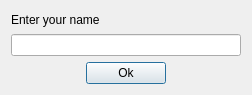
<?xml version="1.0" encoding="UTF-8"?>
<ui version="4.0">
 <class>Records</class>
 <widget class="QDialog" name="Records">
  <property name="geometry">
   <rect>
    <x>0</x>
    <y>0</y>
    <width>252</width>
    <height>95</height>
   </rect>
  </property>
  <property name="windowTitle">
   <string>Dialog</string>
  </property>
  <layout class="QGridLayout" name="gridLayout">
   <item row="2" column="0" alignment="Qt::AlignHCenter">
    <widget class="QPushButton" name="pushButton">
     <property name="sizePolicy">
      <sizepolicy hsizetype="Fixed" vsizetype="Maximum">
       <horstretch>0</horstretch>
       <verstretch>0</verstretch>
      </sizepolicy>
     </property>
     <property name="minimumSize">
      <size>
       <width>10</width>
       <height>10</height>
      </size>
     </property>
     <property name="layoutDirection">
      <enum>Qt::LeftToRight</enum>
     </property>
     <property name="text">
      <string>Ok</string>
     </property>
    </widget>
   </item>
   <item row="1" column="0">
    <widget class="QLineEdit" name="lineEdit">
     <property name="text">
      <string/>
     </property>
    </widget>
   </item>
   <item row="0" column="0">
    <widget class="QLabel" name="label">
     <property name="text">
      <string>Enter your name</string>
     </property>
    </widget>
   </item>
  </layout>
 </widget>
 <resources/>
 <connections>
  <connection>
   <sender>pushButton</sender>
   <signal>clicked()</signal>
   <receiver>Records</receiver>
   <slot>accept()</slot>
   <hints>
    <hint type="sourcelabel">
     <x>132</x>
     <y>72</y>
    </hint>
    <hint type="destinationlabel">
     <x>194</x>
     <y>4</y>
    </hint>
   </hints>
  </connection>
 </connections>
</ui>
